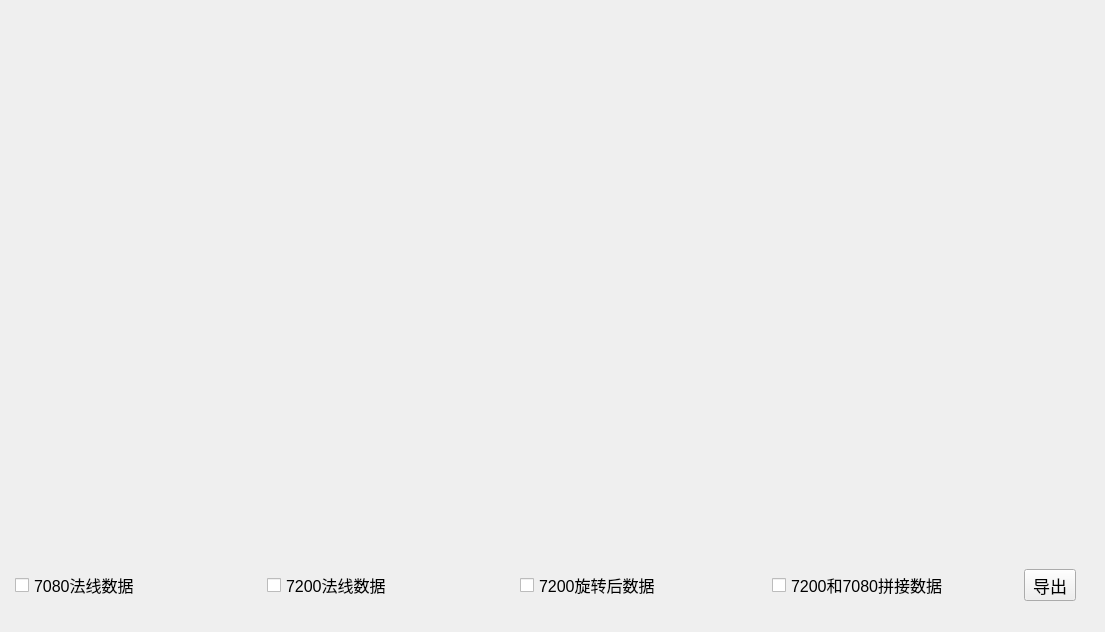
<?xml version="1.0" encoding="UTF-8"?>
<ui version="4.0">
 <class>DlgMidEdgeParaDatas</class>
 <widget class="QDialog" name="DlgMidEdgeParaDatas">
  <property name="geometry">
   <rect>
    <x>0</x>
    <y>0</y>
    <width>1105</width>
    <height>632</height>
   </rect>
  </property>
  <property name="windowTitle">
   <string>Dialog</string>
  </property>
  <widget class="QWidget" name="verticalLayoutWidget">
   <property name="geometry">
    <rect>
     <x>10</x>
     <y>30</y>
     <width>1071</width>
     <height>581</height>
    </rect>
   </property>
   <layout class="QVBoxLayout" name="mainLayout" stretch="4,1">
    <item>
     <widget class="QCustomPlot" name="widget" native="true"/>
    </item>
    <item>
     <layout class="QHBoxLayout" name="horizontalLayout">
      <property name="spacing">
       <number>20</number>
      </property>
      <property name="leftMargin">
       <number>5</number>
      </property>
      <property name="topMargin">
       <number>10</number>
      </property>
      <property name="rightMargin">
       <number>5</number>
      </property>
      <property name="bottomMargin">
       <number>10</number>
      </property>
      <item>
       <widget class="QCheckBox" name="checkBox">
        <property name="font">
         <font>
          <pointsize>12</pointsize>
         </font>
        </property>
        <property name="text">
         <string>7080法线数据</string>
        </property>
       </widget>
      </item>
      <item>
       <widget class="QCheckBox" name="checkBox_4">
        <property name="font">
         <font>
          <pointsize>12</pointsize>
         </font>
        </property>
        <property name="text">
         <string>7200法线数据</string>
        </property>
       </widget>
      </item>
      <item>
       <widget class="QCheckBox" name="checkBox_3">
        <property name="font">
         <font>
          <pointsize>12</pointsize>
         </font>
        </property>
        <property name="text">
         <string>7200旋转后数据</string>
        </property>
       </widget>
      </item>
      <item>
       <widget class="QCheckBox" name="checkBox_2">
        <property name="font">
         <font>
          <pointsize>12</pointsize>
         </font>
        </property>
        <property name="text">
         <string>7200和7080拼接数据</string>
        </property>
       </widget>
      </item>
      <item>
       <widget class="QToolButton" name="toolButton">
        <property name="font">
         <font>
          <pointsize>13</pointsize>
         </font>
        </property>
        <property name="text">
         <string>导出</string>
        </property>
       </widget>
      </item>
     </layout>
    </item>
   </layout>
  </widget>
 </widget>
 <customwidgets>
  <customwidget>
   <class>QCustomPlot</class>
   <extends>QWidget</extends>
   <header>qcustomplot.h</header>
   <container>1</container>
  </customwidget>
 </customwidgets>
 <resources/>
 <connections/>
</ui>
